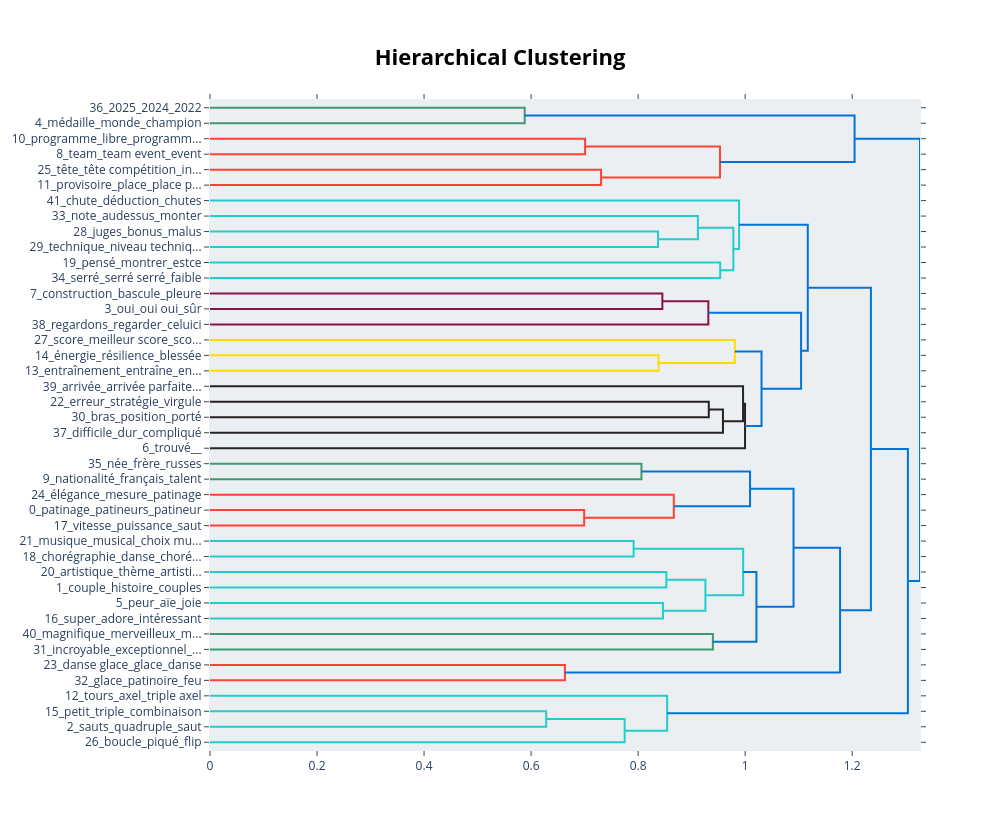

Notebook code for this chart:
### Markdown cell above
Visualization of the topic hierarchy.

### Code cell
# Visualize topic hierarchy
topic_model.visualize_hierarchy()

### Figure 1 — Plotly figure (JSON) as saved in the notebook; plotly's stock layout.template omitted (floating-point values rounded to 4 significant figures)
{"data": [{"hoverinfo": "text", "marker": {"color": "rgb(61,153,112)"}, "mode": "lines", "type": "scatter", "x": [0.0, 0.5881, 0.5881, 0.0], "xaxis": "x", "y": [-5.0, -5.0, -15.0, -15.0], "yaxis": "y"}, {"hoverinfo": "text", "marker": {"color": "rgb(255,65,54)"}, "mode": "lines", "type": "scatter", "x": [0.0, 0.7009, 0.7009, 0.0], "xaxis": "x", "y": [-25.0, -25.0, -35.0, -35.0], "yaxis": "y"}, {"hoverinfo": "text", "marker": {"color": "rgb(255,65,54)"}, "mode": "lines", "type": "scatter", "x": [0.0, 0.7308, 0.7308, 0.0], "xaxis": "x", "y": [-45.0, -45.0, -55.0, -55.0], "yaxis": "y"}, {"hoverinfo": "text", "marker": {"color": "rgb(255,65,54)"}, "mode": "lines", "type": "scatter", "x": [0.7009, 0.953, 0.953, 0.7308], "xaxis": "x", "y": [-30.0, -30.0, -50.0, -50.0], "yaxis": "y"}, {"hoverinfo": "text", "marker": {"color": "rgb(0,116,217)"}, "mode": "lines", "type": "scatter", "x": [0.5881, 1.205, 1.205, 0.953], "xaxis": "x", "y": [-10.0, -10.0, -40.0, -40.0], "yaxis": "y"}, {"hoverinfo": "text", "marker": {"color": "rgb(35,205,205)"}, "mode": "lines", "type": "scatter", "x": [0.0, 0.8372, 0.8372, 0.0], "xaxis": "x", "y": [-85.0, -85.0, -95.0, -95.0], "yaxis": "y"}, {"hoverinfo": "text", "marker": {"color": "rgb(35,205,205)"}, "mode": "lines", "type": "scatter", "x": [0.0, 0.9117, 0.9117, 0.8372], "xaxis": "x", "y": [-75.0, -75.0, -90.0, -90.0], "yaxis": "y"}, {"hoverinfo": "text", "marker": {"color": "rgb(35,205,205)"}, "mode": "lines", "type": "scatter", "x": [0.0, 0.9534, 0.9534, 0.0], "xaxis": "x", "y": [-105.0, -105.0, -115.0, -115.0], "yaxis": "y"}, {"hoverinfo": "text", "marker": {"color": "rgb(35,205,205)"}, "mode": "lines", "type": "scatter", "x": [0.9117, 0.978, 0.978, 0.9534], "xaxis": "x", "y": [-82.5, -82.5, -110.0, -110.0], "yaxis": "y"}, {"hoverinfo": "text", "marker": {"color": "rgb(35,205,205)"}, "mode": "lines", "type": "scatter", "x": [0.0, 0.9887, 0.9887, 0.978], "xaxis": "x", "y": [-65.0, -65.0, -96.25, -96.25], "yaxis": "y"}, {"hoverinfo": "text", "marker": {"color": "rgb(133,20,75)"}, "mode": "lines", "type": "scatter", "x": [0.0, 0.8453, 0.8453, 0.0], "xaxis": "x", "y": [-125.0, -125.0, -135.0, -135.0], "yaxis": "y"}, {"hoverinfo": "text", "marker": {"color": "rgb(133,20,75)"}, "mode": "lines", "type": "scatter", "x": [0.8453, 0.9312, 0.9312, 0.0], "xaxis": "x", "y": [-130.0, -130.0, -145.0, -145.0], "yaxis": "y"}, {"hoverinfo": "text", "marker": {"color": "rgb(255,220,0)"}, "mode": "lines", "type": "scatter", "x": [0.0, 0.8383, 0.8383, 0.0], "xaxis": "x", "y": [-165.0, -165.0, -175.0, -175.0], "yaxis": "y"}, {"hoverinfo": "text", "marker": {"color": "rgb(255,220,0)"}, "mode": "lines", "type": "scatter", "x": [0.0, 0.9807, 0.9807, 0.8383], "xaxis": "x", "y": [-155.0, -155.0, -170.0, -170.0], "yaxis": "y"}, {"hoverinfo": "text", "marker": {"color": "rgb(40,35,35)"}, "mode": "lines", "type": "scatter", "x": [0.0, 0.932, 0.932, 0.0], "xaxis": "x", "y": [-195.0, -195.0, -205.0, -205.0], "yaxis": "y"}, {"hoverinfo": "text", "marker": {"color": "rgb(40,35,35)"}, "mode": "lines", "type": "scatter", "x": [0.932, 0.9585, 0.9585, 0.0], "xaxis": "x", "y": [-200.0, -200.0, -215.0, -215.0], "yaxis": "y"}, {"hoverinfo": "text", "marker": {"color": "rgb(40,35,35)"}, "mode": "lines", "type": "scatter", "x": [0.0, 0.9961, 0.9961, 0.9585], "xaxis": "x", "y": [-185.0, -185.0, -207.5, -207.5], "yaxis": "y"}, {"hoverinfo": "text", "marker": {"color": "rgb(40,35,35)"}, "mode": "lines", "type": "scatter", "x": [0.9961, 0.9998, 0.9998, 0.0], "xaxis": "x", "y": [-196.2, -196.2, -225.0, -225.0], "yaxis": "y"}, {"hoverinfo": "text", "marker": {"color": "rgb(0,116,217)"}, "mode": "lines", "type": "scatter", "x": [0.9807, 1.031, 1.031, 0.9998], "xaxis": "x", "y": [-162.5, -162.5, -210.6, -210.6], "yaxis": "y"}, {"hoverinfo": "text", "marker": {"color": "rgb(0,116,217)"}, "mode": "lines", "type": "scatter", "x": [0.9312, 1.105, 1.105, 1.031], "xaxis": "x", "y": [-137.5, -137.5, -186.6, -186.6], "yaxis": "y"}, {"hoverinfo": "text", "marker": {"color": "rgb(0,116,217)"}, "mode": "lines", "type": "scatter", "x": [0.9887, 1.117, 1.117, 1.105], "xaxis": "x", "y": [-80.62, -80.62, -162.0, -162.0], "yaxis": "y"}, {"hoverinfo": "text", "marker": {"color": "rgb(61,153,112)"}, "mode": "lines", "type": "scatter", "x": [0.0, 0.8062, 0.8062, 0.0], "xaxis": "x", "y": [-235.0, -235.0, -245.0, -245.0], "yaxis": "y"}, {"hoverinfo": "text", "marker": {"color": "rgb(255,65,54)"}, "mode": "lines", "type": "scatter", "x": [0.0, 0.6992, 0.6992, 0.0], "xaxis": "x", "y": [-265.0, -265.0, -275.0, -275.0], "yaxis": "y"}, {"hoverinfo": "text", "marker": {"color": "rgb(255,65,54)"}, "mode": "lines", "type": "scatter", "x": [0.0, 0.8667, 0.8667, 0.6992], "xaxis": "x", "y": [-255.0, -255.0, -270.0, -270.0], "yaxis": "y"}, {"hoverinfo": "text", "marker": {"color": "rgb(0,116,217)"}, "mode": "lines", "type": "scatter", "x": [0.8062, 1.009, 1.009, 0.8667], "xaxis": "x", "y": [-240.0, -240.0, -262.5, -262.5], "yaxis": "y"}, {"hoverinfo": "text", "marker": {"color": "rgb(35,205,205)"}, "mode": "lines", "type": "scatter", "x": [0.0, 0.7916, 0.7916, 0.0], "xaxis": "x", "y": [-285.0, -285.0, -295.0, -295.0], "yaxis": "y"}, {"hoverinfo": "text", "marker": {"color": "rgb(35,205,205)"}, "mode": "lines", "type": "scatter", "x": [0.0, 0.8528, 0.8528, 0.0], "xaxis": "x", "y": [-305.0, -305.0, -315.0, -315.0], "yaxis": "y"}, {"hoverinfo": "text", "marker": {"color": "rgb(35,205,205)"}, "mode": "lines", "type": "scatter", "x": [0.0, 0.8464, 0.8464, 0.0], "xaxis": "x", "y": [-325.0, -325.0, -335.0, -335.0], "yaxis": "y"}, {"hoverinfo": "text", "marker": {"color": "rgb(35,205,205)"}, "mode": "lines", "type": "scatter", "x": [0.8528, 0.9258, 0.9258, 0.8464], "xaxis": "x", "y": [-310.0, -310.0, -330.0, -330.0], "yaxis": "y"}, {"hoverinfo": "text", "marker": {"color": "rgb(35,205,205)"}, "mode": "lines", "type": "scatter", "x": [0.7916, 0.9963, 0.9963, 0.9258], "xaxis": "x", "y": [-290.0, -290.0, -320.0, -320.0], "yaxis": "y"}, {"hoverinfo": "text", "marker": {"color": "rgb(61,153,112)"}, "mode": "lines", "type": "scatter", "x": [0.0, 0.9398, 0.9398, 0.0], "xaxis": "x", "y": [-345.0, -345.0, -355.0, -355.0], "yaxis": "y"}, {"hoverinfo": "text", "marker": {"color": "rgb(0,116,217)"}, "mode": "lines", "type": "scatter", "x": [0.9963, 1.021, 1.021, 0.9398], "xaxis": "x", "y": [-305.0, -305.0, -350.0, -350.0], "yaxis": "y"}, {"hoverinfo": "text", "marker": {"color": "rgb(0,116,217)"}, "mode": "lines", "type": "scatter", "x": [1.009, 1.09, 1.09, 1.021], "xaxis": "x", "y": [-251.2, -251.2, -327.5, -327.5], "yaxis": "y"}, {"hoverinfo": "text", "marker": {"color": "rgb(255,65,54)"}, "mode": "lines", "type": "scatter", "x": [0.0, 0.6632, 0.6632, 0.0], "xaxis": "x", "y": [-365.0, -365.0, -375.0, -375.0], "yaxis": "y"}, {"hoverinfo": "text", "marker": {"color": "rgb(0,116,217)"}, "mode": "lines", "type": "scatter", "x": [1.09, 1.177, 1.177, 0.6632], "xaxis": "x", "y": [-289.4, -289.4, -370.0, -370.0], "yaxis": "y"}, {"hoverinfo": "text", "marker": {"color": "rgb(0,116,217)"}, "mode": "lines", "type": "scatter", "x": [1.117, 1.235, 1.235, 1.177], "xaxis": "x", "y": [-121.3, -121.3, -329.7, -329.7], "yaxis": "y"}, {"hoverinfo": "text", "marker": {"color": "rgb(35,205,205)"}, "mode": "lines", "type": "scatter", "x": [0.0, 0.6282, 0.6282, 0.0], "xaxis": "x", "y": [-395.0, -395.0, -405.0, -405.0], "yaxis": "y"}, {"hoverinfo": "text", "marker": {"color": "rgb(35,205,205)"}, "mode": "lines", "type": "scatter", "x": [0.6282, 0.7749, 0.7749, 0.0], "xaxis": "x", "y": [-400.0, -400.0, -415.0, -415.0], "yaxis": "y"}, {"hoverinfo": "text", "marker": {"color": "rgb(35,205,205)"}, "mode": "lines", "type": "scatter", "x": [0.0, 0.8543, 0.8543, 0.7749], "xaxis": "x", "y": [-385.0, -385.0, -407.5, -407.5], "yaxis": "y"}, {"hoverinfo": "text", "marker": {"color": "rgb(0,116,217)"}, "mode": "lines", "type": "scatter", "x": [1.235, 1.304, 1.304, 0.8543], "xaxis": "x", "y": [-225.5, -225.5, -396.2, -396.2], "yaxis": "y"}, {"hoverinfo": "text", "marker": {"color": "rgb(0,116,217)"}, "mode": "lines", "type": "scatter", "x": [1.205, 1.327, 1.327, 1.304], "xaxis": "x", "y": [-25.0, -25.0, -310.9, -310.9], "yaxis": "y"}], "layout": {"autosize": false, "height": 830, "hoverlabel": {"bgcolor": "white", "font": {"family": "Rockwell", "size": 16}}, "hovermode": "closest", "plot_bgcolor": "#ECEFF1", "showlegend": false, "title": {"font": {"color": "Black", "size": 22}, "text": "<b>Hierarchical Clustering</b>", "x": 0.5, "xanchor": "center", "yanchor": "top"}, "width": 1000, "xaxis": {"mirror": "allticks", "rangemode": "tozero", "showgrid": false, "showline": true, "showticklabels": true, "ticks": "outside", "type": "linear", "zeroline": false}, "yaxis": {"mirror": "allticks", "range": [-420, 0], "rangemode": "tozero", "showgrid": false, "showline": true, "showticklabels": true, "tickmode": "array", "ticks": "outside", "ticktext": ["36_2025_2024_2022", "4_médaille_monde_champion", "10_programme_libre_programm...", "8_team_team event_event", "25_tête_tête compétition_in...", "11_provisoire_place_place p...", "41_chute_déduction_chutes", "33_note_audessus_monter", "28_juges_bonus_malus", "29_technique_niveau techniq...", "19_pensé_montrer_estce", "34_serré_serré serré_faible", "7_construction_bascule_pleure", "3_oui_oui oui_sûr", "38_regardons_regarder_celuici", "27_score_meilleur score_sco...", "14_énergie_résilience_blessée", "13_entraînement_entraîne_en...", "39_arrivée_arrivée parfaite...", "22_erreur_stratégie_virgule", "30_bras_position_porté", "37_difficile_dur_compliqué", "6_trouvé__", "35_née_frère_russes", "9_nationalité_français_talent", "24_élégance_mesure_patinage", "0_patinage_patineurs_patineur", "17_vitesse_puissance_saut", "21_musique_musical_choix mu...", "18_chorégraphie_danse_choré...", "20_artistique_thème_artisti...", "1_couple_histoire_couples", "5_peur_aïe_joie", "16_super_adore_intéressant", "40_magnifique_merveilleux_m...", "31_incroyable_exceptionnel_...", "23_danse glace_glace_danse", "32_glace_patinoire_feu", "12_tours_axel_triple axel", "15_petit_triple_combinaison", "2_sauts_quadruple_saut", "26_boucle_piqué_flip"], "tickvals": [-5, -15, -25, -35, -45, -55, -65, -75, -85, -95, -105, -115, -125, -135, -145, -155, -165, -175, -185, -195, -205, -215, -225, -235, -245, -255, -265, -275, -285, -295, -305, -315, -325, -335, -345, -355, -365, -375, -385, -395, -405, -415], "type": "linear", "zeroline": false}}}
